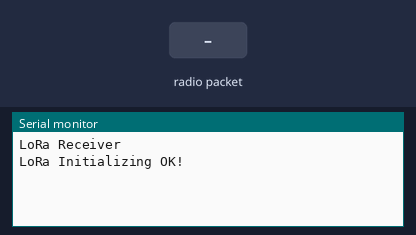
This sketch was run on a simulated ESP8266 (NodeMCU). On the bench: the last lines printed to the serial monitor. The test bench sets the inputs (shaded band). No radio packets arrive unless stated.

Above: at 1.2 s.
1.3 s: radio packet "1" arrives
At 2.1 s:
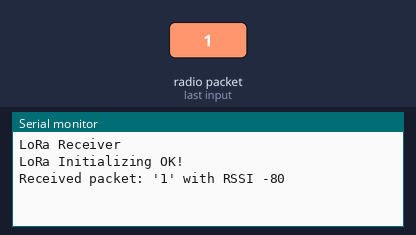
2.8 s: radio packet "0" arrives
At 3.2 s:
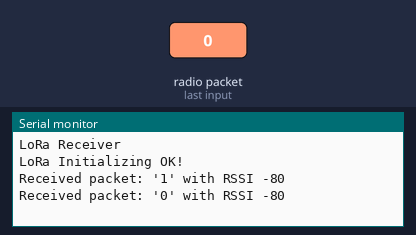
4.3 s: radio packet "2" arrives
At 5.6 s:
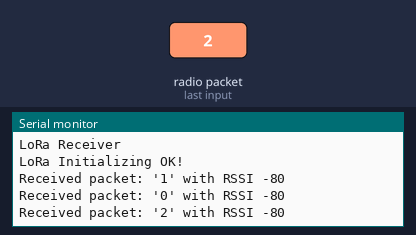

The sketch:

reciever_lora.ino
```cpp
#include <SPI.h>
#include <LoRa.h>

#define SS    D8
#define RST   D0
#define DIO0  D1

void setup() {
  Serial.begin(9600);
  unsigned long startTime = millis();
  while (!Serial && millis() - startTime < 5000) {
    // Wait for Serial to initialize, but not forever (max 5 seconds)
    yield();
  }
  Serial.println("LoRa Receiver");

  LoRa.setPins(SS, RST, DIO0); // Set the pins for LoRa module

  if (!LoRa.begin(433E6)) { // Initialize LoRa on frequency 433 MHz
    Serial.println("Starting LoRa failed!");
    while (true) {
      delay(100);
      yield(); // Avoid watchdog timer reset
    }
  }
  Serial.println("LoRa Initializing OK!");
}

void loop() {
  // Try to parse packet
  int packetSize = LoRa.parsePacket();
  if (packetSize) {
    // Received a packet
    Serial.print("Received packet: '");

    // Read packet
    while (LoRa.available()) {
      char c = (char)LoRa.read(); // Read each byte as a character
      Serial.print(c); // Print each character as it's received
    }

    // Print RSSI of packet
    Serial.print("' with RSSI ");
    Serial.println(LoRa.packetRssi());
  }
}
```

Measured:
- after the input at 1.3 s, the serial monitor: prints a new line at once (image 1)
- after the input at 2.8 s, the serial monitor: prints a new line at once (image 2)
- after the input at 4.3 s, the serial monitor: prints a new line at once (image 3)
